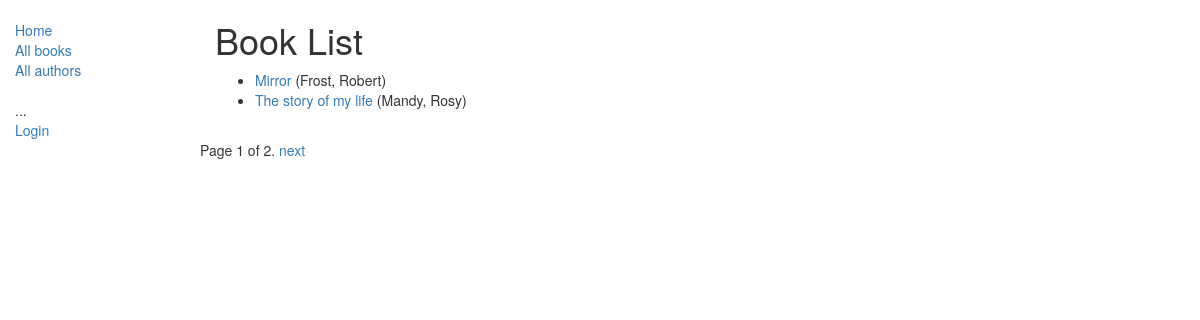
/catalog/books/, run on the app's committed database.
### catalog/models.py (models this page shows, shortened)
class Book(models.Model):
	title = models.CharField(max_length=200)
	author = models.ForeignKey('Author', on_delete=models.SET_NULL, null=True)
	summary = models.TextField(max_length=1000, help_text='Enter a brief description of the book')
	isbn = models.CharField('ISBN',max_length=13, help_text='13 Character <a href="https://www.isbn-international.org/content/what-isbn">ISBN number</a>')
	genre = models.ManyToManyField(Genre, help_text='Select a genre for this book')
	language = models.ForeignKey('Language', on_delete=models.SET_NULL, null=True)
	def get_absolute_url(self):
		return reverse('book-detail', args=[str(self.id)])

class Author(models.Model):
	first_name = models.CharField(max_length=100)
	last_name = models.CharField(max_length=100)
	date_of_birth = models.DateField(null=True, blank=True)
	date_of_death = models.DateField('Died', null=True, blank=True)
	class Meta:
		ordering = ["last_name","first_name"]
	def __str__(self):
		return '{0}, {1}'.format(self.last_name,self.first_name)

### catalog/views.py (the view)
# urls.py: path('books/', views.BookListView.as_view(), name='books'),
class BookListView(generic.ListView):
    model = Book
    paginate_by=2
    '''
	def get_queryset(self):
        return Book.objects.filter(title__icontains='war')[:5] # Get 5 books containing the title war
    def get_context_data(self, **kwargs):
        # Call the base implementation first to get the context
        context = super(BookListView, self).get_context_data(**kwargs)
        # Create any data and add it to the context
        context['some_data'] = 'This is just some data'
        return context
    '''

### catalog/templates/catalog/book_list.html
{% extends "base_generic.html" %}
{% block content %}
    <h1>Book List</h1>
    {% if book_list %}
    <ul>
      {% for book in book_list %}
      <li>
        <a href="{{ book.get_absolute_url }}">{{ book.title }}</a> ({{book.author}})
      </li>
      {% endfor %}
    </ul>
    {% else %}
      <p>There are no books in the library.</p>
    {% endif %}
{% endblock %}

### data on the page
Book: title "Mirror", author "Frost, Robert"
Book: title "The story of my life", author "Mandy, Rosy"

### other printed values
{{ page_obj.number }} "1"
{{ page_obj.paginator.num_pages }} "2"
